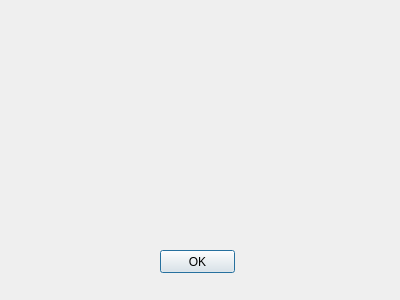
<?xml version="1.0" encoding="UTF-8"?>
<ui version="4.0">
 <class>GameEndDlg</class>
 <widget class="QDialog" name="GameEndDlg">
  <property name="windowModality">
   <enum>Qt::ApplicationModal</enum>
  </property>
  <property name="geometry">
   <rect>
    <x>0</x>
    <y>0</y>
    <width>400</width>
    <height>300</height>
   </rect>
  </property>
  <property name="windowTitle">
   <string/>
  </property>
  <widget class="QPushButton" name="okPB">
   <property name="geometry">
    <rect>
     <x>160</x>
     <y>250</y>
     <width>75</width>
     <height>23</height>
    </rect>
   </property>
   <property name="text">
    <string>OK</string>
   </property>
  </widget>
  <widget class="QLabel" name="ImageLB">
   <property name="geometry">
    <rect>
     <x>90</x>
     <y>20</y>
     <width>200</width>
     <height>200</height>
    </rect>
   </property>
   <property name="text">
    <string/>
   </property>
   <property name="pixmap">
    <pixmap>../build-Five-Desktop_Qt_5_8_0_MinGW_32bit-Debug/winner200.png</pixmap>
   </property>
  </widget>
 </widget>
 <resources/>
 <connections/>
</ui>
